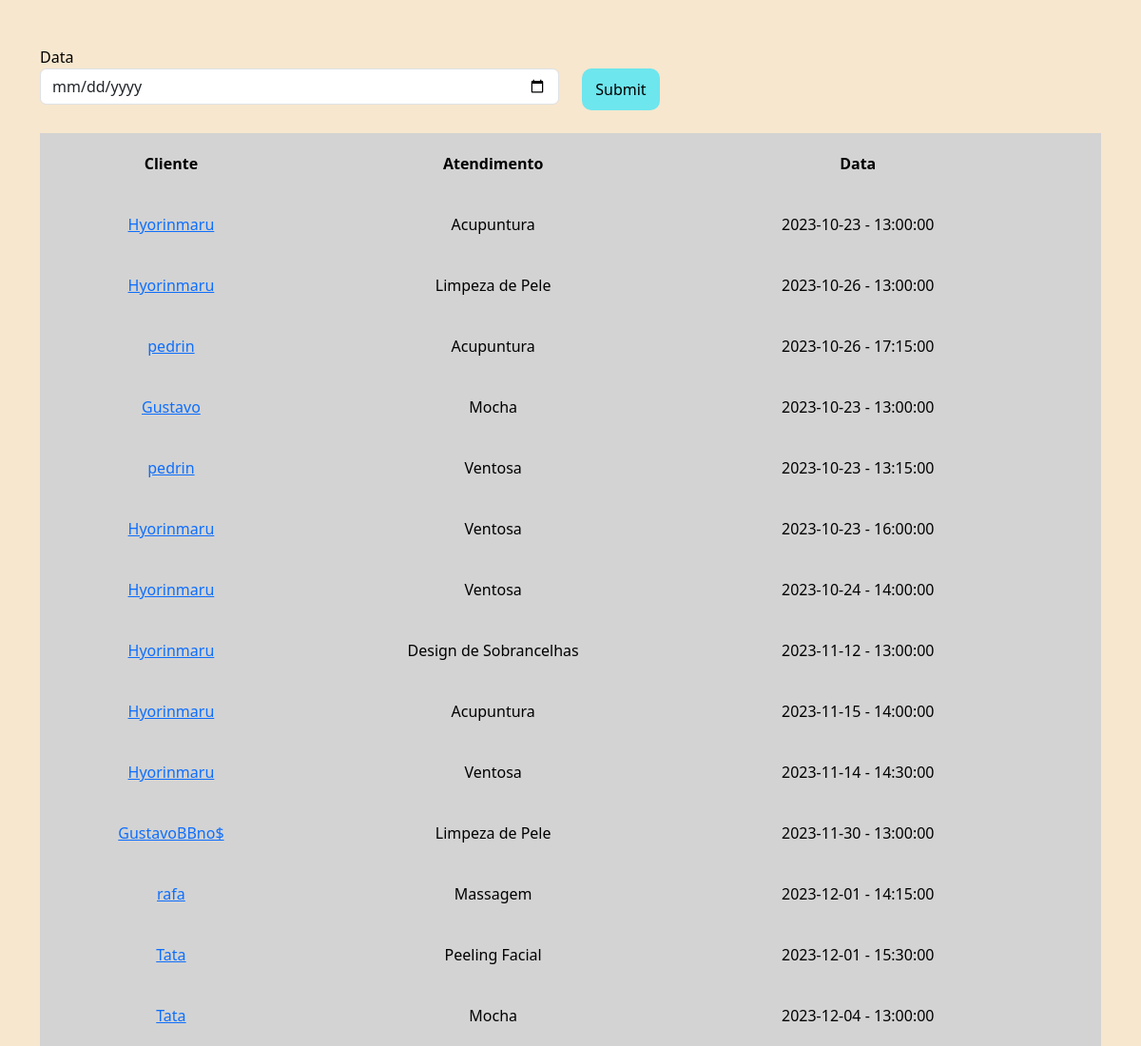
/empresarial/ver_agendamentos (signed in), run on the app's committed database.
### agendamentos/models.py (models this page shows, shortened)
class AgendarExame(models.Model):
    usuario = models.ForeignKey(User, on_delete=models.DO_NOTHING)
    exame = models.ForeignKey(Exames, on_delete=models.DO_NOTHING)
    data = models.ForeignKey(Horario, on_delete=models.DO_NOTHING)
    cancelado = models.BooleanField(default=False)

class Exames(models.Model):
    nome = models.CharField(max_length=50)
    preco = models.FloatField()
    duracao = models.TimeField(default='00:00')
    disponivel = models.BooleanField(default=True)
    def __str__(self):
        return self.nome

class Horario(models.Model):
    data = models.DateField()
    hora = models.TimeField()
    disponivel = models.BooleanField(default=True)
    def __str__(self):
        return f'{self.data} - {self.hora}'

### empresarial/views.py (the view)
# urls.py: path('ver_agendamentos', views.ver_agendamentos, name="ver_agendamentos"),
@staff_member_required
def ver_agendamentos(request):
    agendamentos = AgendarExame.objects.filter(cancelado=False)
    data = request.GET.get('data')
    if data:
        agendamentos = agendamentos.filter(data__data=data)
    return render(request, 'ver_agendamentos.html', {'agendamentos':agendamentos})

### empresarial/templates/ver_agendamentos.html (shortened to what this page needs)
{% extends "bases/base_empresarial.html" %}
{% load static %}
{% block 'head' %}
    <link href="{% static 'agendamentos/css/css.css' %}" rel="stylesheet">
    <link href="{% static 'agendamentos/css/filtrar.css' %}" rel="stylesheet">
{% endblock 'head' %}
{% block 'conteudo' %}
    <br>
    <br>
    <div class="container">
        <div class="row">
            <div class="col-md">
                <form action="{% url "ver_agendamentos" %}" method="GET">
                <label for="">Data</label>
                <input type="date" class="form-control" name="data" id="date">
            </div>
            <div class="col-md">
                <br>
                <input type="submit" class="btn-default">
            </div>
        </div>
        <br>
        <div class="card card-view">
            <table>
                <tr>
                  <th>Cliente</th>
                  <th>Atendimento</th>
                  <th>Data</th>
                </tr>
                {% for agendamento in agendamentos %}
                    <tr class="">
                        <td><a href="{% url "cliente" agendamento.usuario.id %}">{{agendamento.usuario}}</a></td>
                        <td>{{agendamento.exame}}</td>
                        <td>{{agendamento.data}}</td>
                        <td>
                        </td>
                    </tr>
                {% endfor %}
              </table>
        </div>
    </div>
{% endblock 'conteudo' %}

### templates/bases/base_empresarial.html (shortened to what this page needs)
{% load static %}
<!DOCTYPE html>
<html lang="pt-BR">
  <head>
    <link
      href="https://cdn.jsdelivr.net/npm/bootstrap@5.3.1/dist/css/bootstrap.min.css"
      rel="stylesheet"
    />
    <link rel="stylesheet" href="{% static 'geral/CSS/base.css' %}" />
    {% block 'head' %}{% endblock %}
  </head>
  <body>
    {% block 'conteudo' %}{% endblock %}
  </body>
</html>

### templates/static/geral/CSS/base.css (style rules this page uses)
:root { --new-color: #8B0000; --main-color: #151C34; --dark-color: #0C121C; --light-color: #6DE6EE; --contrast-color: #f4c96b; --differential-color: #066668; }
* { color: black }
.btn-default { background-color: var(--light-color); color: black; width: 15%; padding: 10px; border: none; border-radius: 10px; }

### templates/static/agendamentos/CSS/css.css (style rules this page uses)
body { background-color: #f7e7ce; background-size: cover; }
.card { background-color: rgba(217, 217, 217, 0.14); color: white; padding: 15px; }

### templates/static/agendamentos/CSS/filtrar.css (style rules this page uses)
td, th { padding: 20px; }
.card-view { text-align: center; padding: 0; border: none; height: 70vh; }

### empresarial/templates/ver_agendamentos.html (style rules this page uses)
table { background-color: #d3d3d3 }

### data on the page
AgendarExame: usuario "Hyorinmaru", exame "Acupuntura", data "2023-10-23 - 13:00:00"
AgendarExame: usuario "Hyorinmaru", exame "Limpeza de Pele", data "2023-10-26 - 13:00:00"
AgendarExame: usuario "pedrin", exame "Acupuntura", data "2023-10-26 - 17:15:00"
AgendarExame: usuario "Gustavo", exame "Mocha", data "2023-10-23 - 13:00:00"
AgendarExame: usuario "pedrin", exame "Ventosa", data "2023-10-23 - 13:15:00"
AgendarExame: usuario "Hyorinmaru", exame "Ventosa", data "2023-10-23 - 16:00:00"
AgendarExame: usuario "Hyorinmaru", exame "Ventosa", data "2023-10-24 - 14:00:00"
AgendarExame: usuario "Hyorinmaru", exame "Design de Sobrancelhas", data "2023-11-12 - 13:00:00"
AgendarExame: usuario "Hyorinmaru", exame "Acupuntura", data "2023-11-15 - 14:00:00"
AgendarExame: usuario "Hyorinmaru", exame "Ventosa", data "2023-11-14 - 14:30:00"
AgendarExame: usuario "GustavoBBno$", exame "Limpeza de Pele", data "2023-11-30 - 13:00:00"
AgendarExame: usuario "rafa", exame "Massagem", data "2023-12-01 - 14:15:00"
AgendarExame: usuario "Tata", exame "Peeling Facial", data "2023-12-01 - 15:30:00"
AgendarExame: usuario "Tata", exame "Mocha", data "2023-12-04 - 13:00:00"
